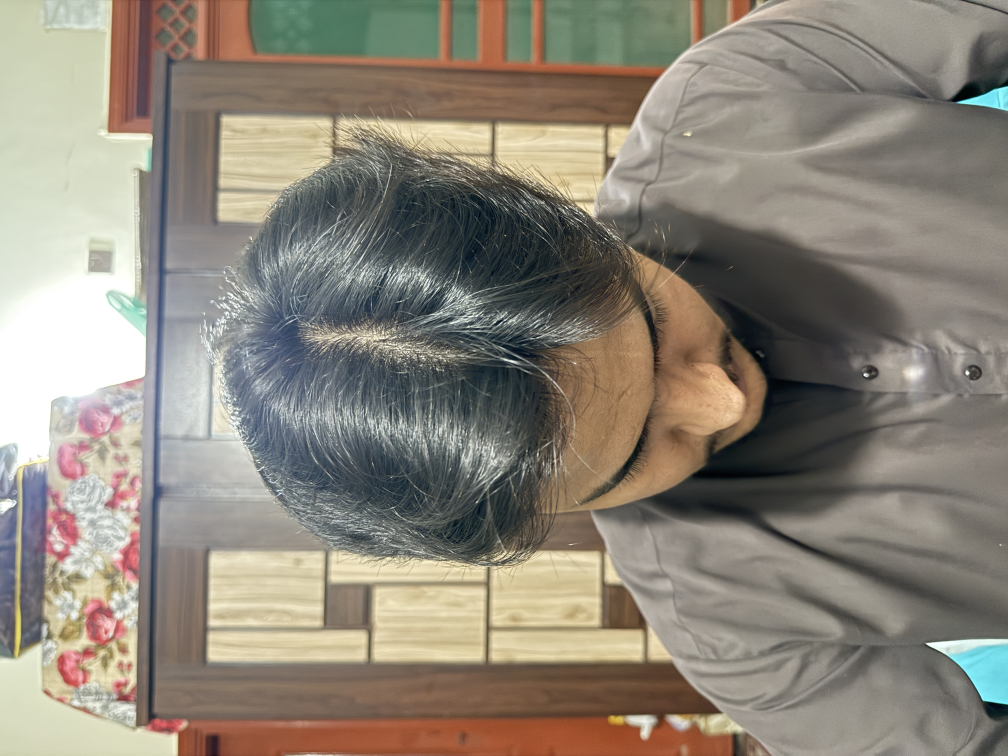
#> input picture data/raw_images/S001_Umair_Iqbal/30.jpeg, 4032 x 3024 px (shown at 1/4 size); its folder holds only this picture in this run
$ python augment_and_rebuild.py
#> lines starting #> are read from the running program, lines starting #| are printed output that depends on the picture
### python_engine/embedding_builder.py
import sys
import os
sys.path.insert(0, os.path.dirname(os.path.dirname(os.path.abspath(__file__))))

import numpy as np
from PIL import Image
import torch
from facenet_pytorch import MTCNN, InceptionResnetV1
import config

class EmbeddingBuilder:
    def __init__(self):
        self.device = torch.device('cuda' if torch.cuda.is_available() else 'cpu')

        self.detector = MTCNN(
            image_size=160,
            keep_all=False,
            device=self.device,
            min_face_size=config.MIN_FACE_SIZE,
            post_process=True
        )

        self.model = InceptionResnetV1(pretrained='vggface2').eval().to(self.device)

        print(f"EmbeddingBuilder ready on {self.device}")

    # [142 lines left out: functions get_embedding, build_database, not called in this run]


# [7 lines that do not run on import are left out]

### augment_and_rebuild.py
"""
NIGRAAN - Data Augmentation and Embedding Rebuild
==================================================
Confirmed paths:
  LFW faces  : datasets/lfw/lfw-deepfunneled/
  LFW pairs  : datasets/lfw/pairs.csv
  Raw images : data/raw_images/S001_Umair_Iqbal/ etc
  Embeddings : data/embeddings/
"""

import sys
import os
import shutil
import random
import numpy as np
from pathlib import Path
from PIL import Image, ImageEnhance, ImageFilter

# ── Project root setup ───────────────────────────────────────────────────────
PROJECT_ROOT = os.path.dirname(os.path.abspath(__file__))
sys.path.insert(0, PROJECT_ROOT)

import config
from python_engine.embedding_builder import EmbeddingBuilder

# ── Confirmed paths ──────────────────────────────────────────────────────────
LFW_DIR        = os.path.join(PROJECT_ROOT, "datasets", "lfw", "lfw-deepfunneled")
AUGMENTED_DIR  = os.path.join(config.DATA_DIR, "augmented")
EMB_BACKUP_DIR = os.path.join(config.DATA_DIR, "embeddings_backup")
EMB_NEW_DIR    = os.path.join(config.DATA_DIR, "embeddings_augmented")

# ── Settings ─────────────────────────────────────────────────────────────────
AUGMENTATIONS_PER_PHOTO = 8
NUM_NEGATIVES           = 200


# ─────────────────────────────────────────────────────────────────────────────
# STEP 1 — BACKUP
# ─────────────────────────────────────────────────────────────────────────────
def backup_old_embeddings():
    if not os.path.exists(config.EMBEDDINGS_DIR):
        print("  No existing embeddings found, skipping backup.")
        return

    if os.path.exists(EMB_BACKUP_DIR):
        shutil.rmtree(EMB_BACKUP_DIR)

    shutil.copytree(config.EMBEDDINGS_DIR, EMB_BACKUP_DIR)
    print(f"  Backed up to: data/embeddings_backup/")


# ─────────────────────────────────────────────────────────────────────────────
# STEP 2 — AUGMENT
# ─────────────────────────────────────────────────────────────────────────────
def augment_single_image(img_path, output_dir, base_name, count):
    """
    Creates augmented versions of one photo.
    Simulates real conditions: lighting changes, angles, blur.
    """
#> called with img_path = 'data/raw_images/S001_Umair_Iqbal/30.jpeg', output_dir = 'data/augmented/S001_Umair_Iqbal', base_name = '30', count = 8
    try:
        img = Image.open(img_path).convert("RGB")
#> img is the input picture: PIL image 4032x3024 RGB; mean R, G, B 140.8, 133.5, 121.5
    except Exception as e:
        print(f"  [WARN] Could not open {img_path}: {e}")
        return 0

    # Save clean original copy into augmented folder
    img.save(os.path.join(output_dir, f"{base_name}_orig.jpg"), quality=95)

    saved = 0
    for i in range(count):
        aug = img.copy()

        # Brightness — simulates different lighting on campus
        aug = ImageEnhance.Brightness(aug).enhance(
            random.uniform(0.6, 1.4)
        )

        # Contrast
        aug = ImageEnhance.Contrast(aug).enhance(
            random.uniform(0.7, 1.3)
        )

        # Sharpness
        aug = ImageEnhance.Sharpness(aug).enhance(
            random.uniform(0.5, 1.8)
        )

        # Horizontal flip — simulates person walking in either direction
        if random.random() > 0.5:
            aug = aug.transpose(Image.FLIP_LEFT_RIGHT)

        # Rotation — simulates slight head tilt or camera angle
        aug = aug.rotate(
            random.uniform(-15, 15),
            resample=Image.BILINEAR,
            fillcolor=(128, 128, 128)
        )

        # Slight blur — simulates motion or camera focus variation
        if random.random() > 0.7:
            aug = aug.filter(
                ImageFilter.GaussianBlur(
                    radius=random.uniform(0.3, 1.2)
                )
            )

        out_path = os.path.join(
            output_dir, f"{base_name}_aug_{i:03d}.jpg"
        )
        aug.save(out_path, quality=95)
        saved += 1
#> this loop made 8 passes
#> pass 1, in augment_single_image, `aug = ImageEnhance.Brightness(aug).enhance( random.uniform(0.6, 1.4) )`:
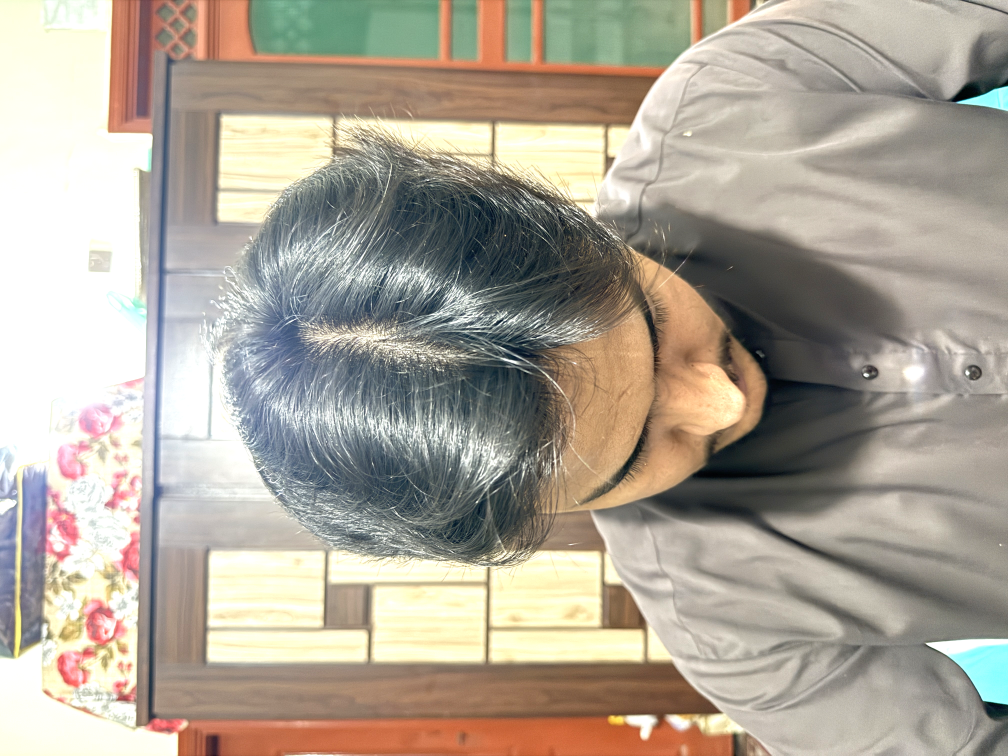
#> aug: PIL image 4032x3024 RGB (shown at 1/4 size); mean R, G, B 173.4, 165, 151.9
#> pass 1, in augment_single_image, `aug = aug.rotate( random.uniform(-15, 15), resample=Image.BILINEAR, fi..`:
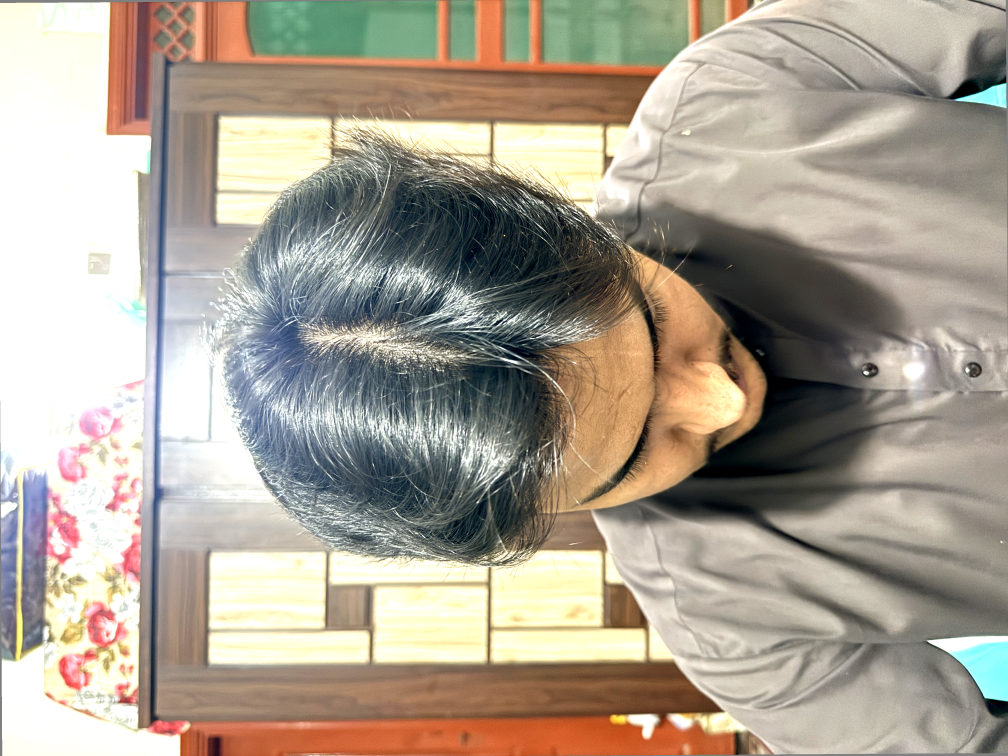
#> aug: PIL image 4032x3024 RGB (shown at 1/4 size); mean R, G, B 170.6, 161.1, 147.2
#> after the loop:
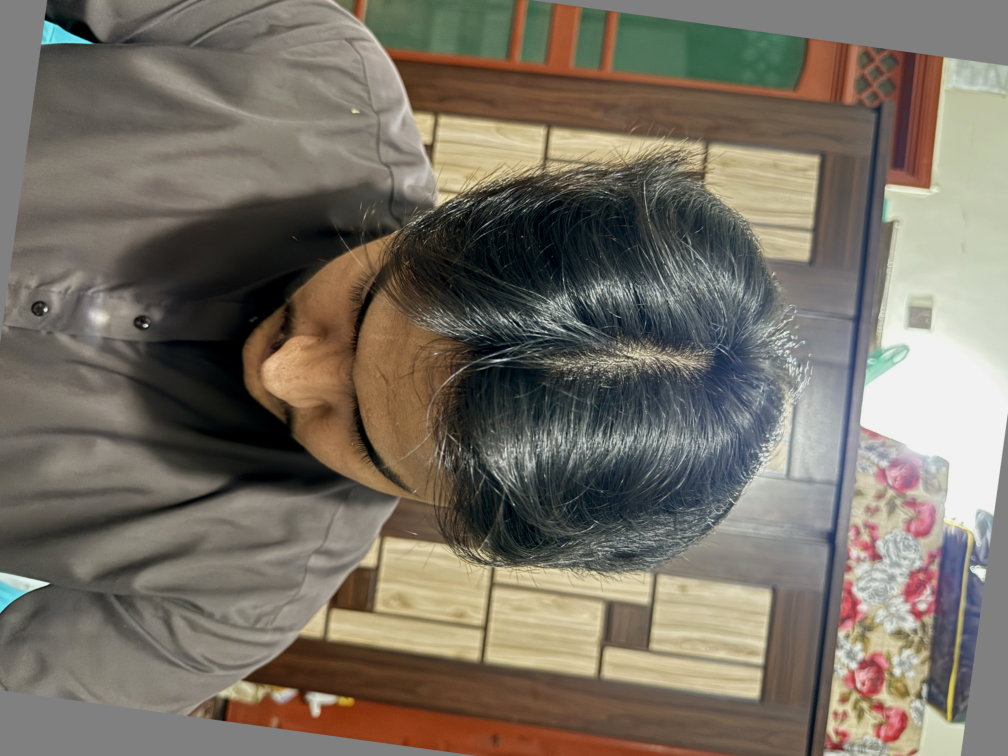
#> aug: PIL image 4032x3024 RGB (shown at 1/4 size); mean R, G, B 119.7, 112.3, 100.7
#> after the loop, saved = 8

    return saved


def augment_all_students():
    os.makedirs(AUGMENTED_DIR, exist_ok=True)

    if not os.path.exists(config.RAW_IMAGES_DIR):
        print(f"  [ERROR] Not found: {config.RAW_IMAGES_DIR}")
        return 0

    student_folders = [
        f for f in os.listdir(config.RAW_IMAGES_DIR)
        if os.path.isdir(os.path.join(config.RAW_IMAGES_DIR, f))
    ]

    if not student_folders:
        print(f"  [ERROR] No student folders in {config.RAW_IMAGES_DIR}")
        return 0

    total_created = 0

    for folder_name in student_folders:
        src_folder = os.path.join(config.RAW_IMAGES_DIR, folder_name)
        aug_folder = os.path.join(AUGMENTED_DIR, folder_name)
        os.makedirs(aug_folder, exist_ok=True)

        photos = [
            f for f in os.listdir(src_folder)
            if f.lower().endswith((".jpg", ".jpeg", ".png"))
        ]

        if not photos:
            print(f"  [WARN] No photos in {folder_name}")
            continue

        folder_aug = 0
        for photo in photos:
            base  = Path(photo).stem
            count = augment_single_image(
                os.path.join(src_folder, photo),
                aug_folder,
                base,
                AUGMENTATIONS_PER_PHOTO
            )
            folder_aug += count
#> folder_aug = 8

        total_in_folder = len(photos) + folder_aug
#> total_in_folder = 9
        print(f"  {folder_name}: {len(photos)} original "
              f"→ {total_in_folder} total images")
#|   S001_Umair_Iqbal: 1 original → 9 total images
        total_created += folder_aug
#> total_created = 8
#> pass 2 of the loop in augment_all_students, `for folder_name in student_folders:`:
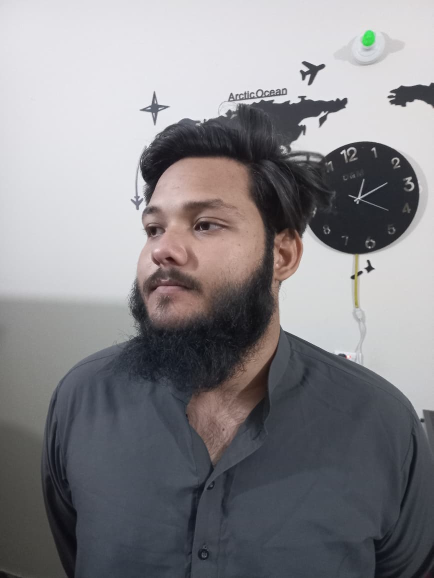
#> input picture data/raw_images/S002_Anas_Ahmed/WhatsApp Image 2026-06-03 at 8.50.04 PM (1).jpeg, 867 x 1156 px (shown at 1/2 size)
#> in augment_single_image, img is the input picture: PIL image 867x1156 RGB; mean R, G, B 134.7, 133.4, 137.1
#> the loop in augment_single_image (call 2), `for i in range(count):` made 8 passes
#> pass 1, in augment_single_image (call 2), `aug = aug.transpose(Image.FLIP_LEFT_RIGHT)`:
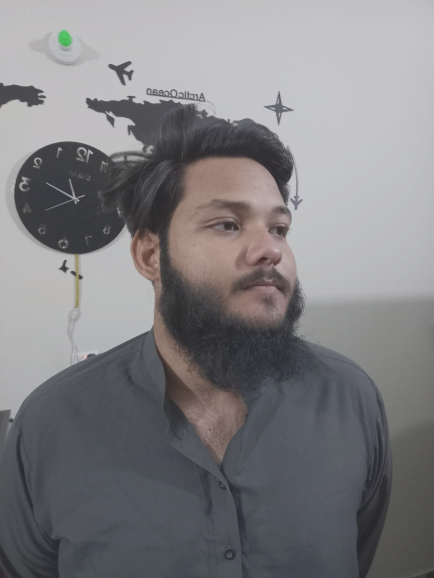
#> aug: PIL image 867x1156 RGB (shown at 1/2 size); mean R, G, B 127.8, 126.9, 129.6
#> after the loop in augment_single_image (call 2), `for i in range(count):`:
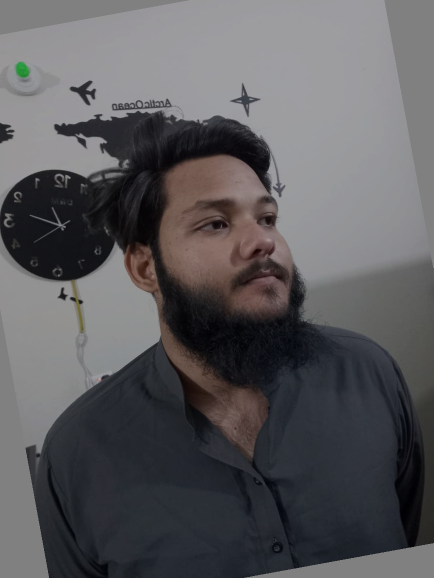
#> aug: PIL image 867x1156 RGB (shown at 1/2 size); mean R, G, B 91.1, 90.2, 92.8
#|   S002_Anas_Ahmed: 1 original → 9 total images
#> total_created = 16

    return total_created


# ─────────────────────────────────────────────────────────────────────────────
# STEP 3 — COLLECT LFW NEGATIVES
# ─────────────────────────────────────────────────────────────────────────────
def collect_lfw_negatives():
    neg_dir = os.path.join(AUGMENTED_DIR, "negatives")

    if not os.path.exists(LFW_DIR):
        print(f"  [WARN] LFW not found at: {LFW_DIR}")
        print("         Skipping. This is optional.")
        return 0

    os.makedirs(neg_dir, exist_ok=True)

    all_images = []
    for person in os.listdir(LFW_DIR):
        person_path = os.path.join(LFW_DIR, person)
        if not os.path.isdir(person_path):
            continue
        for img_file in os.listdir(person_path):
            if img_file.lower().endswith((".jpg", ".jpeg", ".png")):
                all_images.append(os.path.join(person_path, img_file))

    if not all_images:
        print("  [WARN] No images found in LFW directory.")
        return 0

    selected = random.sample(
        all_images, min(NUM_NEGATIVES, len(all_images))
    )

    for i, src in enumerate(selected):
        dst = os.path.join(neg_dir, f"lfw_negative_{i:04d}.jpg")
        shutil.copy2(src, dst)

    print(f"  Collected {len(selected)} LFW faces "
          f"→ data/augmented/negatives/")
    return len(selected)


# ─────────────────────────────────────────────────────────────────────────────
# STEP 4 — REBUILD EMBEDDINGS
# ─────────────────────────────────────────────────────────────────────────────
def rebuild_embeddings():
    """
    Temporarily overrides config paths so EmbeddingBuilder
    reads from augmented folder and saves to embeddings_augmented.
    Uses your exact pipeline with CLAHE and outlier removal.
    """
    original_raw = config.RAW_IMAGES_DIR
    original_emb = config.EMBEDDINGS_DIR

    config.RAW_IMAGES_DIR = AUGMENTED_DIR
    config.EMBEDDINGS_DIR = EMB_NEW_DIR
    os.makedirs(EMB_NEW_DIR, exist_ok=True)

    print(f"  Reading from : data/augmented/")
    print(f"  Saving to   : data/embeddings_augmented/")
    print()

    try:
        builder = EmbeddingBuilder()
        records = builder.build_database()
    except Exception as e:
        print(f"  [ERROR] EmbeddingBuilder failed: {e}")
        records = []
    finally:
        # Always restore config regardless of success or failure
        config.RAW_IMAGES_DIR = original_raw
        config.EMBEDDINGS_DIR = original_emb

    return records


# ─────────────────────────────────────────────────────────────────────────────
# STEP 5 — ACTIVATE NEW EMBEDDINGS
# ─────────────────────────────────────────────────────────────────────────────
def activate_new_embeddings():
    """
    Copies names.txt then replaces data/embeddings/ with
    data/embeddings_augmented/
    """
    # Copy names.txt from backup into new embeddings folder
    names_copied = False
    for src_dir in [EMB_BACKUP_DIR, config.EMBEDDINGS_DIR]:
        names_src = os.path.join(src_dir, "names.txt")
        names_dst = os.path.join(EMB_NEW_DIR, "names.txt")
        if os.path.exists(names_src) and not os.path.exists(names_dst):
            shutil.copy2(names_src, names_dst)
            print(f"  Copied names.txt from {os.path.basename(src_dir)}/")
            names_copied = True
            break

    if not names_copied:
        print("  [WARN] names.txt not found in backup. "
              "Student names may show as IDs only.")

    # Replace active embeddings
    if os.path.exists(config.EMBEDDINGS_DIR):
        shutil.rmtree(config.EMBEDDINGS_DIR)
    shutil.copytree(EMB_NEW_DIR, config.EMBEDDINGS_DIR)

    print(f"  New embeddings active in: data/embeddings/")


# ─────────────────────────────────────────────────────────────────────────────
# MAIN
# ─────────────────────────────────────────────────────────────────────────────
def main():
    print("=" * 62)
    print("  NIGRAAN — Augmentation and Embedding Rebuild")
    print("=" * 62)

    # Step 1
    print("\n[STEP 1] Backing up existing embeddings...")
    backup_old_embeddings()

    # Step 2
    print("\n[STEP 2] Augmenting student photos...")
    total_aug = augment_all_students()
#> total_aug = 16

    if total_aug == 0:
        print("\n  [ERROR] No augmented images created.")
        print("  Check that data/raw_images/ has student folders with photos.")
        return

    print(f"\n  Total augmented images created: {total_aug}")
#|   Total augmented images created: 16

    # Step 3
    print("\n[STEP 3] Collecting LFW negative samples...")
    collect_lfw_negatives()

    # Step 4
    print("\n[STEP 4] Rebuilding embeddings from augmented photos...")
    print("  Using your EmbeddingBuilder with CLAHE + outlier removal.\n")
    records = rebuild_embeddings()

    if not records:
        print("\n  [ERROR] No embeddings built.")
        print("  Restoring original embeddings from backup...")
        if os.path.exists(EMB_BACKUP_DIR):
            if os.path.exists(config.EMBEDDINGS_DIR):
                shutil.rmtree(config.EMBEDDINGS_DIR)
            shutil.copytree(EMB_BACKUP_DIR, config.EMBEDDINGS_DIR)
            print("  Original embeddings restored successfully.")
        return

    # Step 5
    print("\n[STEP 5] Activating new embeddings...")
    activate_new_embeddings()

    # Summary
    print("\n" + "=" * 62)
    print("  DONE")
    print("=" * 62)
    print(f"\n  Students processed: {len(records)}")
    for r in records:
        print(f"    {r['student_id']} — {r['name']}")

    print("\n  Folder changes:")
    print("  data/embeddings/           → new improved embeddings (active)")
    print("  data/embeddings_backup/    → your original (safe)")
    print("  data/augmented/            → all augmented photos")
    print("  data/embeddings_augmented/ → new embeddings pre-activation")
    print("\n  Run your system:")
    print("    python main.py")
    print("\n  If worse, restore with:")
    print("    python restore_embeddings.py")
    print("=" * 62)


if __name__ == "__main__":
    main()
#> (the call stopped at in __init__, `self.device = torch.device('cuda' if torch.cuda.is_available() else 'c..`: torch is not available in this run)
